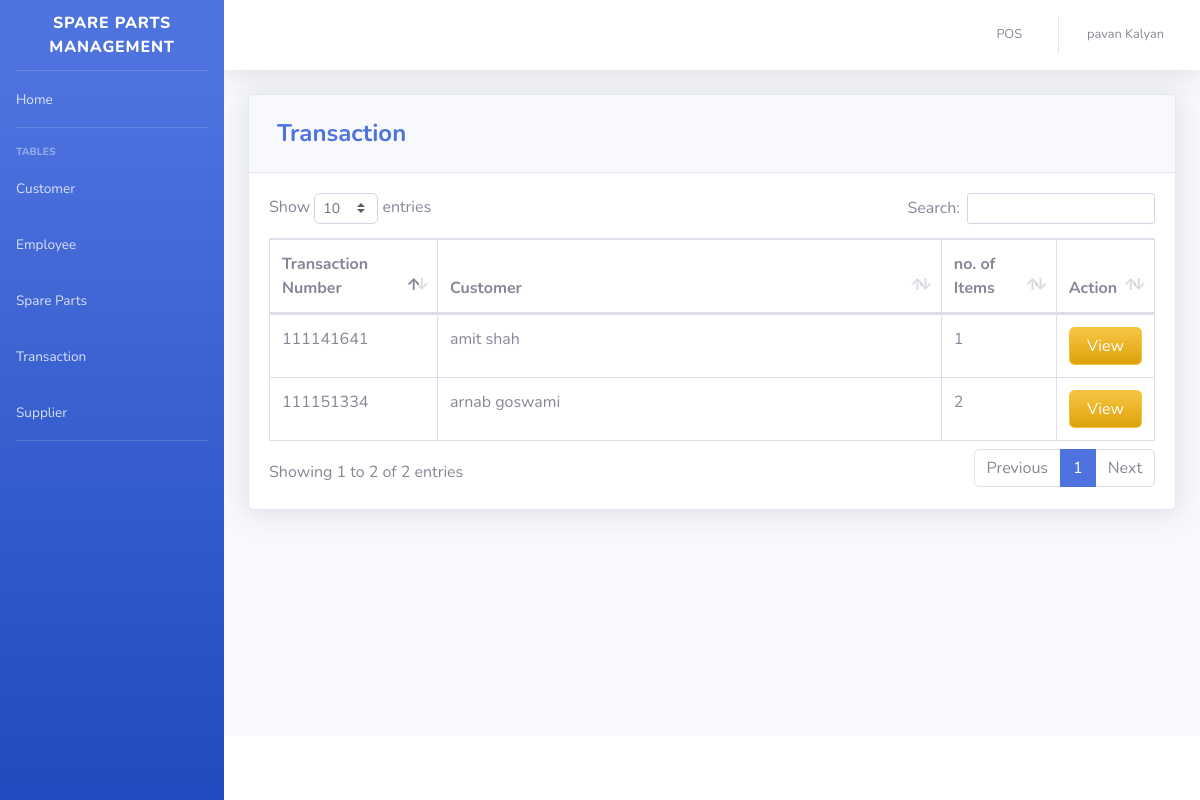
The page /pages/transaction.php (signed in) on the database its author committed.
### tables this page shows
CREATE TABLE `transaction` (
  `TRANS_ID` int(50) NOT NULL,
  `CUST_ID` int(11) DEFAULT NULL,
  `NUMOFITEMS` varchar(250) NOT NULL,
  `SUBTOTAL` varchar(50) NOT NULL,
  `LESSVAT` varchar(50) NOT NULL,
  `NETVAT` varchar(50) NOT NULL,
  `ADDVAT` varchar(50) NOT NULL,
  `GRANDTOTAL` varchar(250) NOT NULL,
  `CASH` varchar(250) NOT NULL,
  `DATE` varchar(50) NOT NULL,
  `TRANS_D_ID` varchar(250) NOT NULL
);

CREATE TABLE `customer` (
  `CUST_ID` int(11) NOT NULL,
  `FIRST_NAME` varchar(50) DEFAULT NULL,
  `LAST_NAME` varchar(50) DEFAULT NULL,
  `PHONE_NUMBER` varchar(11) DEFAULT NULL
);

### pages/transaction.php (the view, shortened to what this page needs)
<?php
include'../includes/connection.php';
include'../includes/sidebar.php';
?>
            <div class="card shadow mb-4">
            <div class="card-header py-3">
              <h4 class="m-2 font-weight-bold text-primary">Transaction</h4>
            </div>
            <div class="card-body">
              <div class="table-responsive">
                <table class="table table-bordered" id="dataTable" width="100%" cellspacing="0">
               <thead>
                   <tr>
                     <th width="19%">Transaction Number</th>
                     <th>Customer</th>
                     <th width="13%">no. of Items</th>
                     <th width="11%">Action</th>
                   </tr>
               </thead>
          <tbody>
<?php
    $query = 'SELECT *, FIRST_NAME, LAST_NAME
              FROM transaction T
              JOIN customer C ON T.`CUST_ID`=C.`CUST_ID`
              ORDER BY TRANS_D_ID ASC';
        $result = mysqli_query($db, $query) or die (mysqli_error($db));
            while ($row = mysqli_fetch_assoc($result)) {
                echo '<tr>';
                echo '<td>'. $row['TRANS_D_ID'].'</td>';
                echo '<td>'. $row['FIRST_NAME'].' '. $row['LAST_NAME'].'</td>';
                echo '<td>'. $row['NUMOFITEMS'].'</td>';
                      echo '<td align="right">
                              <a type="button" class="btn btn-warning bg-gradient-warning btn-block" href="trans_view.php?action=edit & id='.$row['TRANS_ID'] . '"></i> View</a>
                          </div> </td>';
                        }
?>
                        </div>
                    </div>
                  </div>
<?php
include'../includes/footer.php';
?>

### rows shown on the page
transaction: TRANS_D_ID "111141641", CUST_ID.FIRST_NAME "amit", CUST_ID.LAST_NAME "shah", NUMOFITEMS "1"
transaction: TRANS_D_ID "111151334", CUST_ID.FIRST_NAME "arnab", CUST_ID.LAST_NAME "goswami", NUMOFITEMS "2"

### other values the page prints
$_SESSION['FIRST_NAME'] "pavan"
$_SESSION['LAST_NAME'] "Kalyan"
